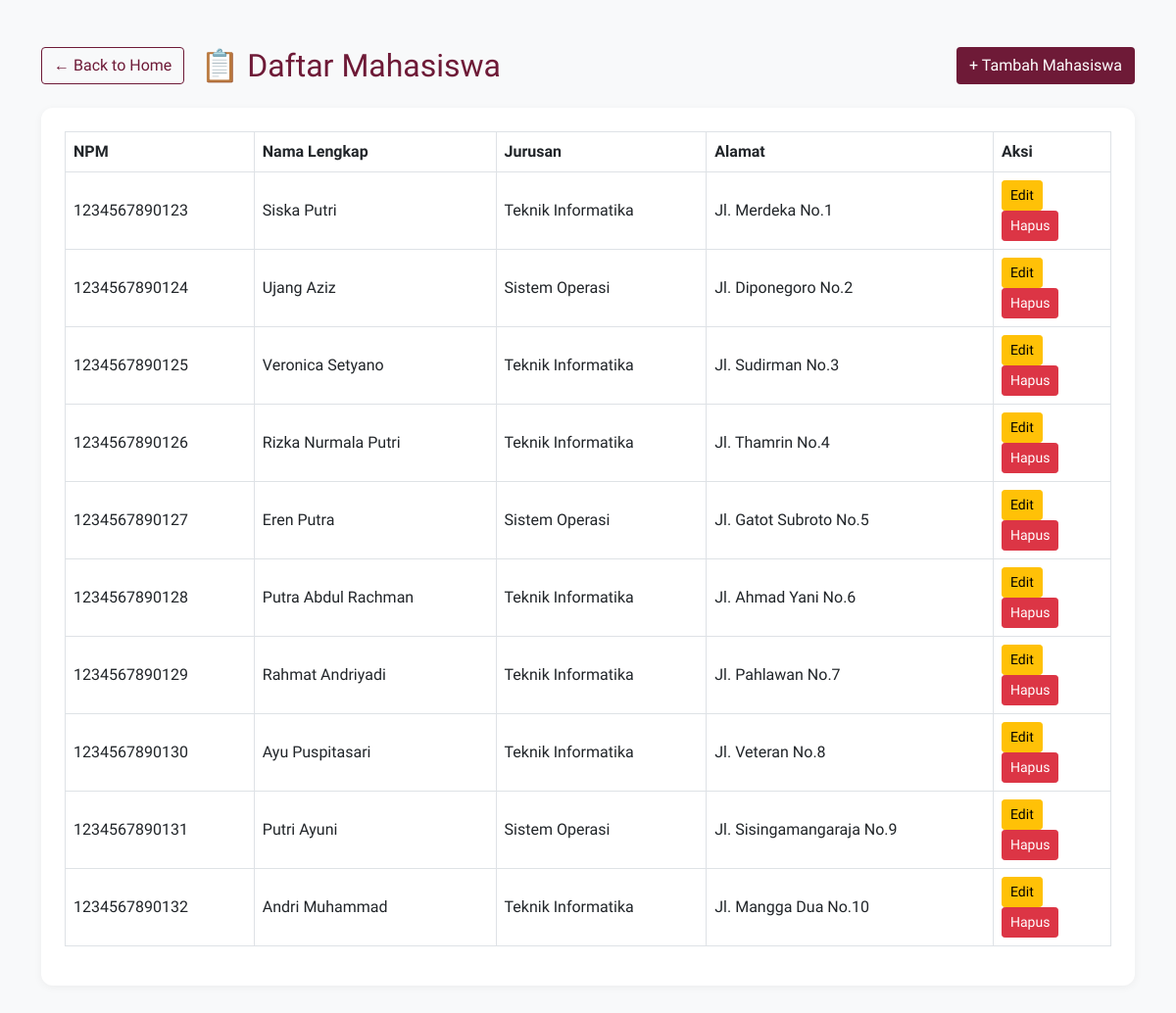
The page /mahasiswa/index.php on the database its author committed.
### tables this page shows
CREATE TABLE mahasiswa (
    npm CHAR(13) PRIMARY KEY,
    nama VARCHAR(50) NOT NULL,
    jurusan ENUM('Teknik Informatika', 'Sistem Operasi') NOT NULL,
    alamat TEXT
);

### mahasiswa/index.php (the view, shortened to what this page needs)
<?php
include '../koneksi.php';
?>
<!DOCTYPE html>
<html lang="id">
<head>
    <link href="https://cdn.jsdelivr.net/npm/bootstrap@5.0.2/dist/css/bootstrap.min.css" rel="stylesheet">
</head>
<body>
<div class="container my-5">
    <div class="d-flex align-items-center gap-3 mb-4">
        <a href="../index.php" class="btn btn-outline-maroon">← Back to Home</a>
        <h2 class="m-0" style="color: #6E1A37;">📋 Daftar Mahasiswa</h2>
        <div class="ms-auto">
            <a href="tambah.php" class="btn btn-maroon">+ Tambah Mahasiswa</a>
        </div>
    </div>
    <div class="table-wrapper">
        <div class="table-responsive">
            <table class="table table-bordered table-hover align-middle">
                <thead>
                    <tr><th>NPM</th><th>Nama Lengkap</th><th>Jurusan</th><th>Alamat</th><th width="120">Aksi</th></tr>
                </thead>
                <tbody>
                    <?php
                    $result = mysqli_query($koneksi, "SELECT * FROM mahasiswa ORDER BY npm");
                    if (mysqli_num_rows($result) > 0):
                        while ($row = mysqli_fetch_assoc($result)):
                    ?>
                    <tr>
                        <td><?= htmlspecialchars($row['npm']) ?></td>
                        <td><?= htmlspecialchars($row['nama']) ?></td>
                        <td><?= htmlspecialchars($row['jurusan']) ?></td>
                        <td><?= htmlspecialchars($row['alamat']) ?></td>
                        <td>
                            <a href="edit.php?npm=<?= $row['npm'] ?>" class="btn btn-warning btn-sm">Edit</a>
                            <a href="hapus.php?npm=<?= $row['npm'] ?>" class="btn btn-danger btn-sm" onclick="return confirm('Yakin hapus?')">Hapus</a>
                        </td>
                    </tr>
                    <?php
                        endwhile;
                    else:
                    ?>
                        <tr><td colspan="5" class="text-center">Belum ada data mahasiswa</td></tr>
                    <?php endif; ?>
                </tbody>
            </table>
        </div>
    </div>
</div>
</body>
</html>

### mahasiswa/index.php (style rules this page uses)
* { font-family: 'Sora', sans-serif; }
body { background-color: #f8f9fa; }
.table-wrapper { background: white; border-radius: 12px; padding: 1.5rem; box-shadow: 0 2px 8px rgba(0,0,0,0.05); }
.btn-maroon { background-color: #6E1A37; color: white; }
.btn-outline-maroon { border-color: #6E1A37; color: #6E1A37; }
th { background-color: #e9ecef; font-weight: 600; }

### rows shown on the page
mahasiswa: npm "1234567890123", nama "Siska Putri", jurusan "Teknik Informatika", alamat "Jl. Merdeka No.1"
mahasiswa: npm "1234567890124", nama "Ujang Aziz", jurusan "Sistem Operasi", alamat "Jl. Diponegoro No.2"
mahasiswa: npm "1234567890125", nama "Veronica Setyano", jurusan "Teknik Informatika", alamat "Jl. Sudirman No.3"
mahasiswa: npm "1234567890126", nama "Rizka Nurmala Putri", jurusan "Teknik Informatika", alamat "Jl. Thamrin No.4"
mahasiswa: npm "1234567890127", nama "Eren Putra", jurusan "Sistem Operasi", alamat "Jl. Gatot Subroto No.5"
mahasiswa: npm "1234567890128", nama "Putra Abdul Rachman", jurusan "Teknik Informatika", alamat "Jl. Ahmad Yani No.6"
mahasiswa: npm "1234567890129", nama "Rahmat Andriyadi", jurusan "Teknik Informatika", alamat "Jl. Pahlawan No.7"
mahasiswa: npm "1234567890130", nama "Ayu Puspitasari", jurusan "Teknik Informatika", alamat "Jl. Veteran No.8"
mahasiswa: npm "1234567890131", nama "Putri Ayuni", jurusan "Sistem Operasi", alamat "Jl. Sisingamangaraja No.9"
mahasiswa: npm "1234567890132", nama "Andri Muhammad", jurusan "Teknik Informatika", alamat "Jl. Mangga Dua No.10"
